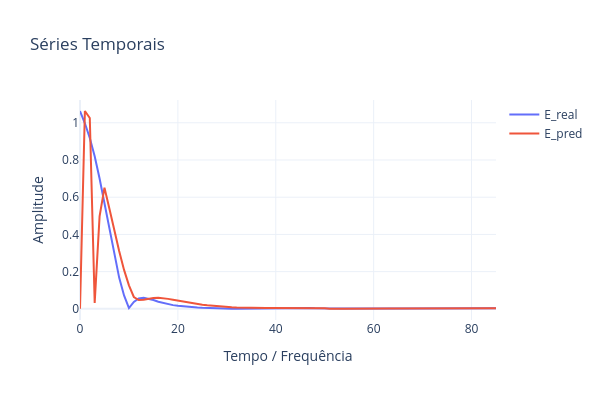
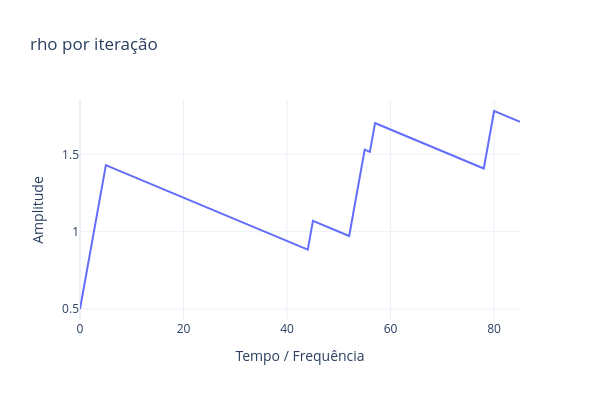
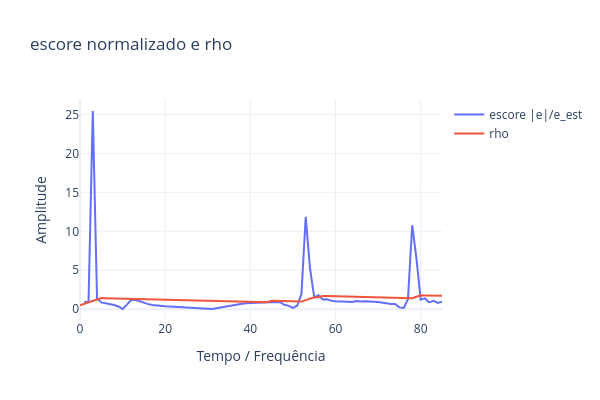
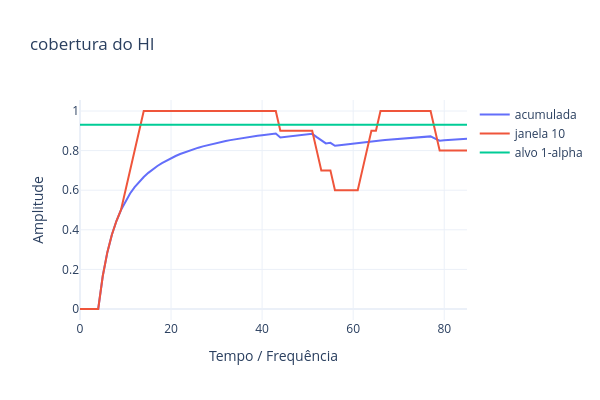

Source (notebook cell) for these figures, in order:
### Code cell
PlotSeriesPLY(ySeries=[teda.eR, teda.eP],names=['E_real','E_pred'])
# rho dinâmico: valor usado em cada passo
PlotSeriesPLY(ySeries=[teda.rho_used], names=['rho'], title='rho por iteração')
if RHO_UPDATE == 'occ':
    # escore s_k = |e_k|/e_est_k (o HI real é coberto quando s_k <= rho_k) contra o rho usado no passo
    PlotSeriesPLY(ySeries=[teda.occ_score_hist, teda.rho_used[:len(teda.occ_score_hist)]], names=['escore |e|/e_est', 'rho'],
                  title='escore normalizado e rho')
    # cobertura acumulada e em janela móvel contra o alvo 1 - alpha
    k = np.arange(1, len(teda.occ_err_hist) + 1)
    cov_acc = np.cumsum(1 - teda.occ_err_hist) / k
    W = 10
    cov_win = np.convolve(1 - teda.occ_err_hist, np.ones(W) / W, mode='full')[:len(k)] * W / np.minimum(k, W)
    PlotSeriesPLY(ySeries=[cov_acc, cov_win, np.full(len(k), 1 - OCC_ALPHA)], names=['acumulada', f'janela {W}', 'alvo 1-alpha'],
                  title='cobertura do HI')
    if OCC_KI != 0.0:
        PlotSeriesPLY(ySeries=[teda.occ_I_hist], names=['I_k'], title='termo integral')
else:
    PlotSeriesPLY(ySeries=[teda.rho_grad_hist], names=['gradiente'], title='gradiente de v_k(rho) por iteração')
